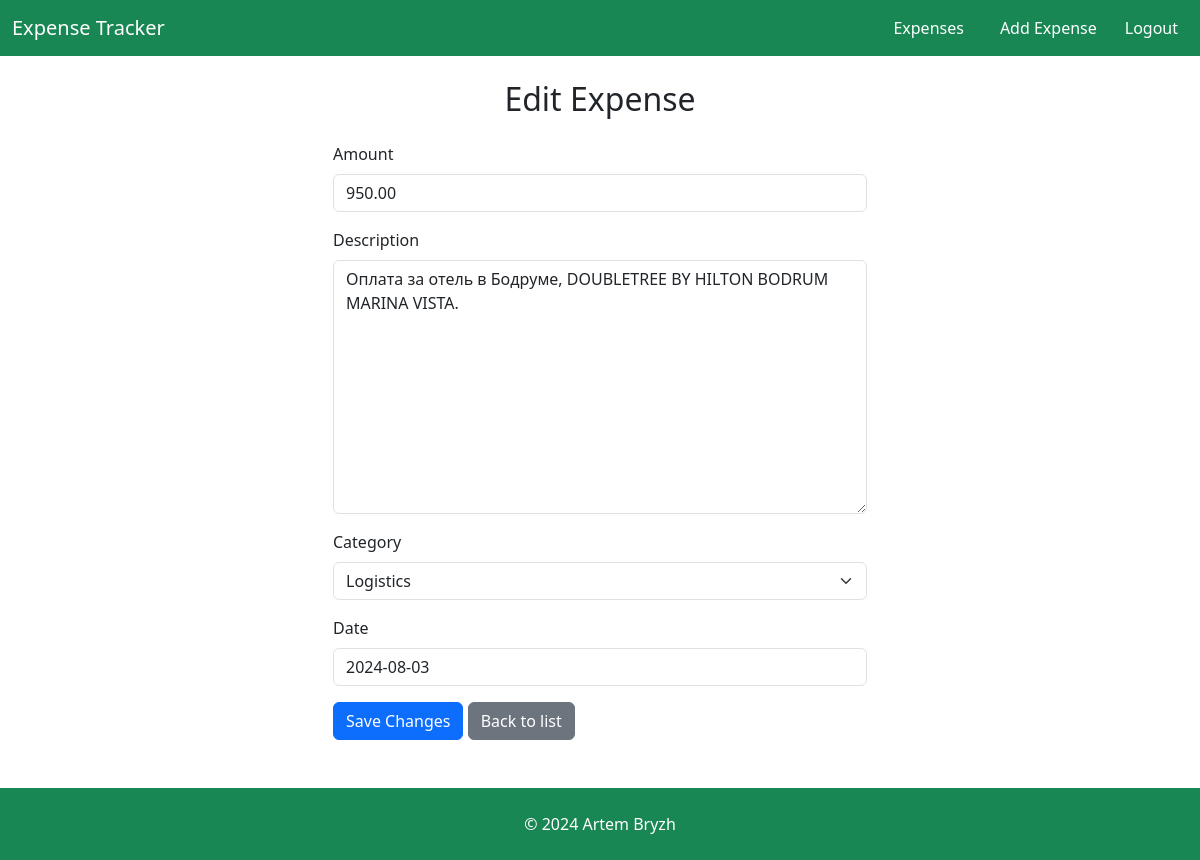
The app's page /edit/10/ (signed in) with its own data.
### expenses/models.py (models this page shows, shortened)
class Expense(models.Model):
    amount = models.DecimalField(max_digits=10, decimal_places=2)
    description = models.TextField()
    category = models.ForeignKey(Category, on_delete=models.CASCADE)
    date = models.DateField(blank=True, null=True)
    user = models.ForeignKey(User, on_delete=models.CASCADE)
    history = HistoricalRecords()

### expenses/views.py (the view)
# urls.py: path('edit/<int:pk>/', expenses_views.edit_expense, name='edit_expense'),
@login_required
def edit_expense(request, pk):
    expense = get_object_or_404(Expense, pk=pk)
    if request.method == 'POST':
        form = ExpenseForm(request.POST, instance=expense)
        if form.is_valid():
            form.save()
            messages.success(request, 'Expense updated successfully!')
            return redirect('expense_list')
    else:
        form = ExpenseForm(instance=expense)
    return render(request, 'expenses/edit_expense.html', {'form': form})

### expenses/forms.py
class ExpenseForm(forms.ModelForm):
    class Meta:
        model = Expense
        fields = ['amount', 'description', 'category', 'date']
    def __init__(self, *args, **kwargs):
        super(ExpenseForm, self).__init__(*args, **kwargs)
        self.fields['date'].required = False  # Устанавливаем поле необязательным

### expenses/models.py (called while the page is built)
    def __str__(self):
        return self.name

### expenses/templatetags/form_tags.py (called while the page is built)
@register.filter(name='add_class')
def add_class(value, arg):
    if hasattr(value, 'as_widget'):
        return value.as_widget(attrs={'class': arg})
    return value

### templates/expenses/edit_expense.html (shortened to what this page needs)
{% extends 'base.html' %}
{% load form_tags %}
{% block content %}
<div class="container mt-4">
    <h2 class="mb-4 text-center">Edit Expense</h2>
    <div class="row justify-content-center">
        <div class="col-md-6">
            <form method="post">
                <div class="mb-3">
                    <label for="id_amount" class="form-label">Amount</label>
                    {{ form.amount|add_class:"form-control" }}
                </div>
                <div class="mb-3">
                    <label for="id_description" class="form-label">Description</label>
                    {{ form.description|add_class:"form-control" }}
                </div>
                <div class="mb-3">
                    <label for="id_category" class="form-label">Category</label>
                    {{ form.category|add_class:"form-select" }}
                </div>
                <div class="mb-3">
                    <label for="id_date" class="form-label">Date</label>
                    {{ form.date|add_class:"form-control" }}
                </div>
                <button type="submit" class="btn btn-primary">Save Changes</button>
                <a href="{% url 'expense_list' %}" class="btn btn-secondary">Back to list</a>
            </form>
        </div>
    </div>
</div>
{% endblock %}

### records on screen
Expense: amount "950.00", description "Оплата за отель в Бодруме, DOUBLETREE BY HILTON BODRUM MARINA VISTA.", category "Logistics", date "2024-08-03"
